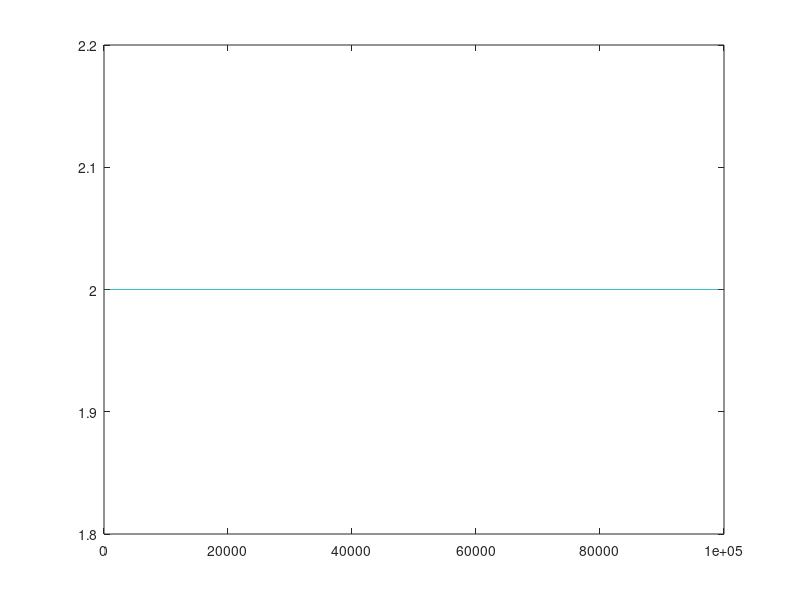

Write MATLAB code to recreate this figure. (Note: this script raises an error after producing the figure.)
% y = ax2 + bx + c 
% Rfinal - Rinit = deltR 
% n = evaluation; a; b = deltR / n - na; c = Rinit; 
% deltR / n2 <= a <= - deltR / n2; 
%      tu      linear         ao;
% Rinit --- 2 --- The initial value of r
% level --- 0 --- level => [-1 : 1] map to a => [ao : tu]

Rinit = 2;
N = 100;
M = 3;
evaluation = 100000;

%% calculate H
% init Ma(Pascal's triangle)
%   find Ma(H+M,M)<n<Ma(H+M+1,M)
yh = zeros(1, M);
yh(1) = 1;
Ma = yh;
maxNum = 0;
while maxNum < N
    yh = [yh,0]+[0,yh];
    Ma = [Ma;yh(1:M)];
    maxNum = yh(M);
end
% Calculate H from N and M based on Ma
Maj = Ma(:,M);
H = 0;
for n = M:size(Maj,1)
    if Maj(n) >= N
        H = n - M;
        break;
    end
end
if H == 0
    H = 1;
end
    
%% calculate other parameter
Rfinal = 1 + 1./H;
deltR = Rfinal - Rinit;
n = evaluation - N - 1;
% evaluated starts from N+1, first N evaluated was used to initialize N generations; 
% total evaluation-N


%% draw origin algo
x = 1:evaluation;
r = Rinit .* ones(1,evaluation);

plot(x,r);
hold on


%% draw line
level = -1;

a = -1 .* level .* deltR ./ (n .* n);
b = deltR ./ n - n .* a;
c = Rinit;

x = 1:evaluation;
r = CalR(a,b,c,x);

plot(x,r);

%% draw line
level = -0.5;

a = -1 .* level .* deltR ./ (n .* n);
b = deltR ./ n - n .* a;
c = Rinit;

x = 1:evaluation;
r = CalR(a,b,c,x);

plot(x,r);

%% draw line
level = 0;

a = -1 .* level .* deltR ./ (n .* n);
b = deltR ./ n - n .* a;
c = Rinit;

x = 1:evaluation;
r = CalR(a,b,c,x);

plot(x,r);

%% draw line
level = 0.5;

a = -1 .* level .* deltR ./ (n .* n);
b = deltR ./ n - n .* a;
c = Rinit;

x = 1:evaluation;
r = CalR(a,b,c,x);

plot(x,r);

%% draw line
level = 1;

a = -1 .* level .* deltR ./ (n .* n);
b = deltR ./ n - n .* a;
c = Rinit;

x = 1:evaluation;
r = CalR(a,b,c,x);

plot(x,r);


%% draw optimal algo
x = 1:evaluation;
r = Rfinal .* ones(1,evaluation);

plot(x,r);

% xlabel('evaluation');
% ylabel('r');
ylim([1,2.1]);
set(gca, 'XTick', []);                     % 清除X轴的记号点
set(gca, 'YTick', []);                     % 清除Y轴的记号点
legend('origin', '-1', '-0.5', '0', '0.5', '1', 'optimal');



%%  calculate reference point position r
function [r] = CalR(a,b,c,x)
%  r = ax^2 + bx + c
    r = a .* x .* x + b .* x + c;
end